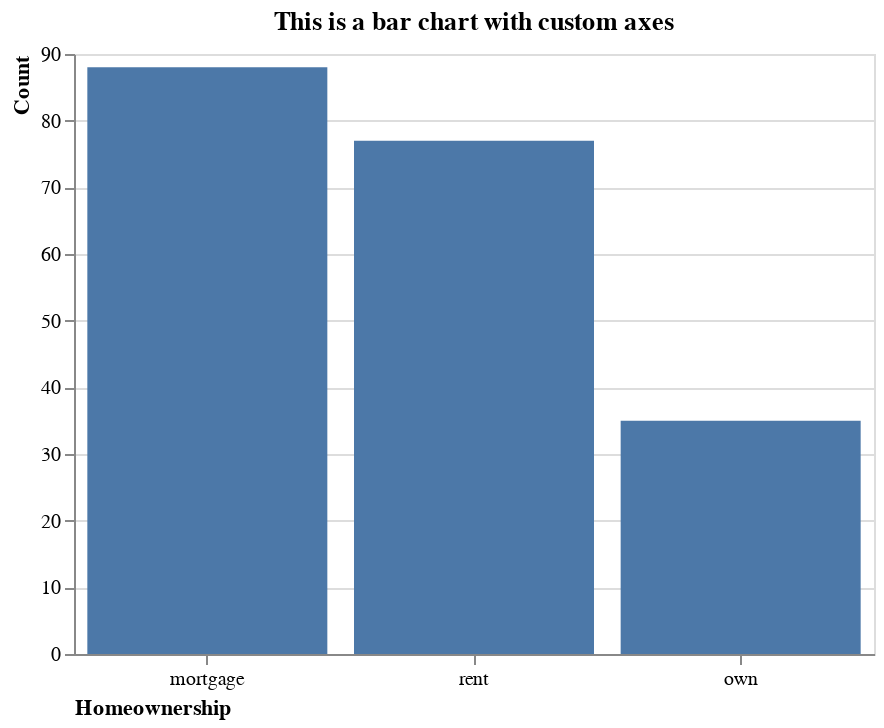

Source (notebook cell):
### Markdown cell above
### Bar chart with custom axes

### Code cell
alt.Chart(source).mark_bar().encode(
    x=alt.X('homeownership').sort('-y').axis(
        title="Homeownership", # title of x axis
        labelAngle=0, # angle of x axis text
        titleAnchor="start"), # adjustment of text
    y=alt.Y('homeownership', aggregate='count').axis(
        title = "Count",
        titleAnchor="end")
).properties(
    title='This is a bar chart with custom axes',
    width=400,
    height=300
)

### Figure 1 — Vega-Lite specification as saved in the notebook (floating-point values rounded to 4 significant figures; data arrays with more than 128 entries replaced by an {"elided": "..."} marker saying what was removed)
{"config": {"view": {"continuousWidth": 300, "continuousHeight": 300}}, "data": {"name": "data-01103058646d44783c073db6553580d7"}, "mark": {"type": "bar"}, "encoding": {"x": {"axis": {"title": "Homeownership", "labelAngle": 0, "titleAnchor": "start"}, "field": "homeownership", "sort": "-y", "type": "nominal"}, "y": {"aggregate": "count", "axis": {"title": "Count", "titleAnchor": "end"}, "field": "homeownership", "type": "nominal"}}, "height": 300, "title": "This is a bar chart with custom axes", "width": 400, "$schema": "https://vega.github.io/schema/vega-lite/v5.6.1.json", "datasets": {"data-01103058646d44783c073db6553580d7": {"elided": "200 records"}}}
